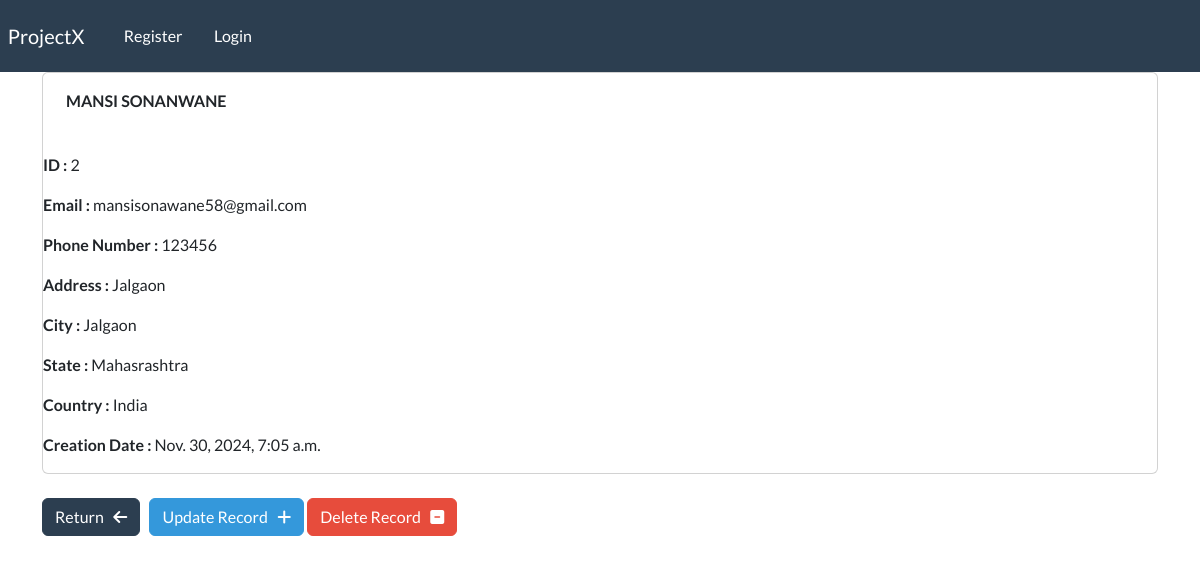
/viewrecord/2, run on the app's committed database.
### crmapp/models.py (models this page shows, shortened)
class Employee(models.Model):
    creation_date = models.DateTimeField(auto_now_add=True)
    first_name = models.CharField(max_length=100)
    last_name = models.CharField(max_length=100)
    email = models.EmailField(max_length=100)
    mobileno = models.BigIntegerField(max_length=10)
    address = models.TextField()
    city = models.CharField(max_length=50)
    state = models.CharField(max_length=50)
    country = models.CharField(max_length=100)

### crmapp/views.py (the view)
# urls.py: path('viewrecord/<int:pk>',views.viewrecord,name='viewrecord'),
def viewrecord(request,pk):
    emp = Employee.objects.get(id=pk)
    context = {'emp':emp}
    return render(request,'view_record.html',context)

### crmapp/template/view_record.html (shortened to what this page needs)
{% extends 'base.html' %}
    {% block content %}
        <div class="card">
            <div class="card-body">
                <i class="fa fa-user-circle-o" aria-hidden="true">&nbsp;</i>
                <strong>
                    {{emp.first_name | upper }}
                    {{emp.last_name | upper}}
                </strong>
            </div>
            <br>
            <p><strong>ID :</strong> {{emp.id}}</p>
            <p><strong>Email :</strong> {{emp.email}}</p>
            <p><strong>Phone Number :</strong> {{emp.mobileno}}</p>
            <p><strong>Address :</strong> {{emp.address}}</p>
            <p><strong>City :</strong> {{emp.city}}</p>
            <p><strong>State :</strong> {{emp.state}}</p>
            <p><strong>Country :</strong> {{emp.country}}</p>
            <p><strong>Creation Date :</strong> {{emp.creation_date}}</p>
        </div>
    <br>
    <a href="{% url 'dashboard' %}" class="btn btn-primary">Return &nbsp;
        <i class="fa fa-arrow-left"></i>
    </a>
    <a href="{% url 'updaterecord' emp.id %}" class="btn btn-info">Update Record &nbsp;
        <i class="fa fa-plus"></i>
    </a>
    <a href="{% url 'deleterecord' emp.id %}" class="btn btn-danger">Delete Record &nbsp;
        <i class="fa fa-minus-square"></i>
    </a>
    {% endblock %}

### data on the page
Employee: first_name "MANSI", last_name "SONANWANE", id "2", email "mansisonawane58@gmail.com", mobileno "123456", address "Jalgaon", city "Jalgaon", state "Mahasrashtra", country "India", creation_date "Nov. 30, 2024, 7:05 a.m."
